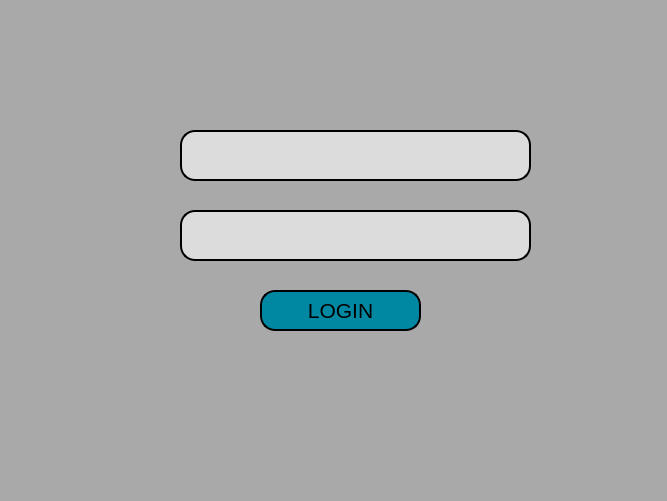
<?xml version="1.0" encoding="UTF-8"?>
<ui version="4.0">
 <class>MainWindow</class>
 <widget class="QMainWindow" name="MainWindow">
  <property name="geometry">
   <rect>
    <x>0</x>
    <y>0</y>
    <width>667</width>
    <height>501</height>
   </rect>
  </property>
  <property name="windowTitle">
   <string>MainWindow</string>
  </property>
  <property name="styleSheet">
   <string notr="true">background-color: rgb(211, 211, 211);
background-color: rgb(169, 169, 169);</string>
  </property>
  <widget class="QWidget" name="centralwidget">
   <widget class="QPushButton" name="loginButton">
    <property name="geometry">
     <rect>
      <x>260</x>
      <y>290</y>
      <width>161</width>
      <height>41</height>
     </rect>
    </property>
    <property name="font">
     <font>
      <family>Ubuntu</family>
      <pointsize>16</pointsize>
     </font>
    </property>
    <property name="styleSheet">
     <string notr="true">background-color: rgb(0, 136, 163);
border-radius: 15px;
border-style: outset;
border-width: 2px;
border-color: black;</string>
    </property>
    <property name="text">
     <string>LOGIN</string>
    </property>
   </widget>
   <widget class="QLineEdit" name="user_name">
    <property name="geometry">
     <rect>
      <x>180</x>
      <y>130</y>
      <width>351</width>
      <height>51</height>
     </rect>
    </property>
    <property name="styleSheet">
     <string notr="true">background-color: rgb(220, 220, 220);
border-radius: 15px;
border-style: outset;
border-width: 2px;
</string>
    </property>
   </widget>
   <widget class="QLineEdit" name="user_pass">
    <property name="geometry">
     <rect>
      <x>180</x>
      <y>210</y>
      <width>351</width>
      <height>51</height>
     </rect>
    </property>
    <property name="styleSheet">
     <string notr="true">background-color: rgb(220, 220, 220);
border-radius: 15px;
border-style: outset;
border-width: 2px;
</string>
    </property>
   </widget>
   <widget class="QLabel" name="icon_user">
    <property name="geometry">
     <rect>
      <x>120</x>
      <y>130</y>
      <width>31</width>
      <height>41</height>
     </rect>
    </property>
    <property name="text">
     <string/>
    </property>
    <property name="pixmap">
     <pixmap>Tele_login/user.png</pixmap>
    </property>
   </widget>
   <widget class="QLabel" name="icon_pass">
    <property name="geometry">
     <rect>
      <x>120</x>
      <y>220</y>
      <width>41</width>
      <height>41</height>
     </rect>
    </property>
    <property name="text">
     <string/>
    </property>
    <property name="pixmap">
     <pixmap>Tele_login/password.png</pixmap>
    </property>
   </widget>
   <widget class="QLabel" name="error_txt">
    <property name="geometry">
     <rect>
      <x>160</x>
      <y>350</y>
      <width>341</width>
      <height>41</height>
     </rect>
    </property>
    <property name="font">
     <font>
      <pointsize>14</pointsize>
     </font>
    </property>
    <property name="styleSheet">
     <string notr="true">color: rgb(255, 0, 0);</string>
    </property>
    <property name="text">
     <string/>
    </property>
   </widget>
  </widget>
  <widget class="QStatusBar" name="statusbar"/>
 </widget>
 <resources/>
 <connections/>
</ui>
